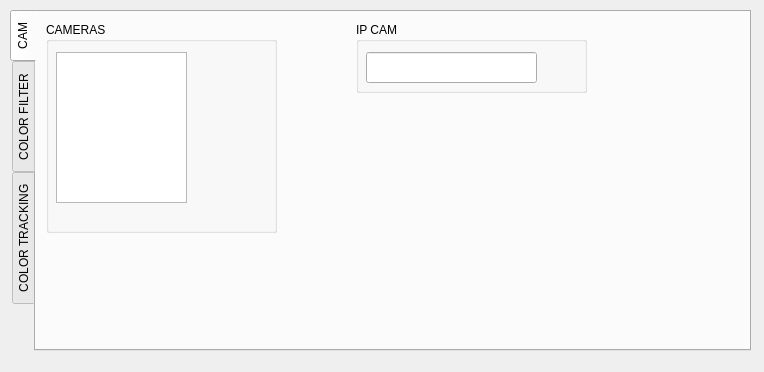
<?xml version="1.0" encoding="UTF-8"?>
<ui version="4.0">
 <class>MainWindow</class>
 <widget class="QMainWindow" name="MainWindow">
  <property name="windowModality">
   <enum>Qt::ApplicationModal</enum>
  </property>
  <property name="geometry">
   <rect>
    <x>0</x>
    <y>0</y>
    <width>764</width>
    <height>372</height>
   </rect>
  </property>
  <property name="sizePolicy">
   <sizepolicy hsizetype="Preferred" vsizetype="Preferred">
    <horstretch>0</horstretch>
    <verstretch>0</verstretch>
   </sizepolicy>
  </property>
  <property name="minimumSize">
   <size>
    <width>764</width>
    <height>372</height>
   </size>
  </property>
  <property name="maximumSize">
   <size>
    <width>764</width>
    <height>372</height>
   </size>
  </property>
  <property name="cursor">
   <cursorShape>ArrowCursor</cursorShape>
  </property>
  <property name="windowTitle">
   <string>ASMR Tracking</string>
  </property>
  <property name="dockOptions">
   <set>QMainWindow::AllowTabbedDocks|QMainWindow::AnimatedDocks</set>
  </property>
  <widget class="QWidget" name="centralwidget">
   <property name="minimumSize">
    <size>
     <width>764</width>
     <height>372</height>
    </size>
   </property>
   <property name="styleSheet">
    <string notr="true">font: 10pt &quot;Rockwell&quot;;</string>
   </property>
   <widget class="QTabWidget" name="tabCONTROLLER">
    <property name="enabled">
     <bool>true</bool>
    </property>
    <property name="geometry">
     <rect>
      <x>10</x>
      <y>10</y>
      <width>741</width>
      <height>341</height>
     </rect>
    </property>
    <property name="styleSheet">
     <string notr="true">font: 8pt &quot;Rockwell&quot;;</string>
    </property>
    <property name="tabPosition">
     <enum>QTabWidget::West</enum>
    </property>
    <property name="tabShape">
     <enum>QTabWidget::Rounded</enum>
    </property>
    <property name="currentIndex">
     <number>0</number>
    </property>
    <property name="elideMode">
     <enum>Qt::ElideNone</enum>
    </property>
    <property name="tabsClosable">
     <bool>false</bool>
    </property>
    <widget class="QWidget" name="tabCAMS">
     <attribute name="icon">
      <iconset resource="icons.qrc">
       <normaloff>:/tabs/webcam</normaloff>:/tabs/webcam</iconset>
     </attribute>
     <attribute name="title">
      <string>CAM</string>
     </attribute>
     <widget class="QGroupBox" name="gbCAMERAS">
      <property name="geometry">
       <rect>
        <x>10</x>
        <y>10</y>
        <width>231</width>
        <height>211</height>
       </rect>
      </property>
      <property name="title">
       <string>CAMERAS</string>
      </property>
      <widget class="QListWidget" name="listCAMERAS">
       <property name="geometry">
        <rect>
         <x>10</x>
         <y>30</y>
         <width>131</width>
         <height>151</height>
        </rect>
       </property>
      </widget>
      <widget class="QPushButton" name="btnCAMremove">
       <property name="geometry">
        <rect>
         <x>170</x>
         <y>150</y>
         <width>51</width>
         <height>51</height>
        </rect>
       </property>
       <property name="text">
        <string/>
       </property>
       <property name="icon">
        <iconset resource="icons.qrc">
         <normaloff>:/remove/bin</normaloff>:/remove/bin</iconset>
       </property>
       <property name="iconSize">
        <size>
         <width>50</width>
         <height>50</height>
        </size>
       </property>
       <property name="flat">
        <bool>true</bool>
       </property>
      </widget>
      <widget class="QPushButton" name="btnCAMpreview">
       <property name="enabled">
        <bool>false</bool>
       </property>
       <property name="geometry">
        <rect>
         <x>170</x>
         <y>90</y>
         <width>51</width>
         <height>51</height>
        </rect>
       </property>
       <property name="text">
        <string/>
       </property>
       <property name="icon">
        <iconset resource="icons.qrc">
         <normaloff>:/preview/PreviewON</normaloff>
         <normalon>:/preview/PreviewOFF</normalon>
         <disabledoff>:/preview/PreviewON</disabledoff>
         <disabledon>:/preview/PreviewOFF</disabledon>
         <activeoff>:/preview/PreviewON</activeoff>
         <activeon>:/preview/PreviewOFF</activeon>
         <selectedoff>:/preview/PreviewON</selectedoff>
         <selectedon>:/preview/PreviewOFF</selectedon>:/preview/PreviewON</iconset>
       </property>
       <property name="iconSize">
        <size>
         <width>50</width>
         <height>50</height>
        </size>
       </property>
       <property name="flat">
        <bool>true</bool>
       </property>
      </widget>
      <widget class="QPushButton" name="btnCAMfind">
       <property name="geometry">
        <rect>
         <x>170</x>
         <y>30</y>
         <width>51</width>
         <height>51</height>
        </rect>
       </property>
       <property name="layoutDirection">
        <enum>Qt::LeftToRight</enum>
       </property>
       <property name="text">
        <string notr="true"/>
       </property>
       <property name="icon">
        <iconset resource="icons.qrc">
         <normaloff>:/others/search</normaloff>:/others/search</iconset>
       </property>
       <property name="iconSize">
        <size>
         <width>50</width>
         <height>50</height>
        </size>
       </property>
       <property name="checkable">
        <bool>false</bool>
       </property>
       <property name="default">
        <bool>false</bool>
       </property>
       <property name="flat">
        <bool>true</bool>
       </property>
      </widget>
     </widget>
     <widget class="QGroupBox" name="gbIPCAM">
      <property name="geometry">
       <rect>
        <x>320</x>
        <y>10</y>
        <width>231</width>
        <height>71</height>
       </rect>
      </property>
      <property name="title">
       <string>IP CAM</string>
      </property>
      <widget class="QLineEdit" name="txtIPCAMinput">
       <property name="geometry">
        <rect>
         <x>10</x>
         <y>30</y>
         <width>171</width>
         <height>31</height>
        </rect>
       </property>
      </widget>
      <widget class="QPushButton" name="btnCAMadd">
       <property name="geometry">
        <rect>
         <x>190</x>
         <y>30</y>
         <width>31</width>
         <height>31</height>
        </rect>
       </property>
       <property name="text">
        <string/>
       </property>
       <property name="icon">
        <iconset resource="icons.qrc">
         <normaloff>:/add/add</normaloff>:/add/add</iconset>
       </property>
       <property name="iconSize">
        <size>
         <width>30</width>
         <height>30</height>
        </size>
       </property>
       <property name="flat">
        <bool>true</bool>
       </property>
      </widget>
     </widget>
    </widget>
    <widget class="QWidget" name="tabHSV">
     <attribute name="icon">
      <iconset resource="icons.qrc">
       <normaloff>:/tabs/filter</normaloff>:/tabs/filter</iconset>
     </attribute>
     <attribute name="title">
      <string>COLOR FILTER</string>
     </attribute>
     <widget class="QGroupBox" name="gbHSVfilter">
      <property name="geometry">
       <rect>
        <x>10</x>
        <y>10</y>
        <width>501</width>
        <height>131</height>
       </rect>
      </property>
      <property name="styleSheet">
       <string notr="true">font: 10pt &quot;Rockwell&quot;;</string>
      </property>
      <property name="title">
       <string>HSV FILTER</string>
      </property>
      <widget class="QFrame" name="frameHSV">
       <property name="geometry">
        <rect>
         <x>0</x>
         <y>30</y>
         <width>491</width>
         <height>91</height>
        </rect>
       </property>
       <property name="frameShape">
        <enum>QFrame::Box</enum>
       </property>
       <property name="frameShadow">
        <enum>QFrame::Sunken</enum>
       </property>
       <widget class="QWidget" name="verticalLayoutWidget">
        <property name="geometry">
         <rect>
          <x>110</x>
          <y>0</y>
          <width>131</width>
          <height>91</height>
         </rect>
        </property>
        <layout class="QVBoxLayout" name="layoutSliderMin">
         <item>
          <widget class="QSlider" name="sliderHUEmin">
           <property name="maximum">
            <number>179</number>
           </property>
           <property name="orientation">
            <enum>Qt::Horizontal</enum>
           </property>
          </widget>
         </item>
         <item>
          <widget class="QSlider" name="sliderSATmin">
           <property name="maximum">
            <number>255</number>
           </property>
           <property name="orientation">
            <enum>Qt::Horizontal</enum>
           </property>
          </widget>
         </item>
         <item>
          <widget class="QSlider" name="sliderVALmin">
           <property name="maximum">
            <number>255</number>
           </property>
           <property name="orientation">
            <enum>Qt::Horizontal</enum>
           </property>
          </widget>
         </item>
        </layout>
       </widget>
       <widget class="QWidget" name="verticalLayoutWidget_2">
        <property name="geometry">
         <rect>
          <x>350</x>
          <y>0</y>
          <width>131</width>
          <height>91</height>
         </rect>
        </property>
        <layout class="QVBoxLayout" name="LayoutSliderMax">
         <item>
          <widget class="QSlider" name="sliderHUEmax">
           <property name="maximum">
            <number>179</number>
           </property>
           <property name="singleStep">
            <number>1</number>
           </property>
           <property name="value">
            <number>179</number>
           </property>
           <property name="orientation">
            <enum>Qt::Horizontal</enum>
           </property>
          </widget>
         </item>
         <item>
          <widget class="QSlider" name="sliderSATmax">
           <property name="maximum">
            <number>255</number>
           </property>
           <property name="value">
            <number>255</number>
           </property>
           <property name="orientation">
            <enum>Qt::Horizontal</enum>
           </property>
          </widget>
         </item>
         <item>
          <widget class="QSlider" name="sliderVALmax">
           <property name="maximum">
            <number>255</number>
           </property>
           <property name="value">
            <number>255</number>
           </property>
           <property name="orientation">
            <enum>Qt::Horizontal</enum>
           </property>
          </widget>
         </item>
        </layout>
       </widget>
       <widget class="QWidget" name="verticalLayoutWidget_3">
        <property name="geometry">
         <rect>
          <x>10</x>
          <y>0</y>
          <width>91</width>
          <height>91</height>
         </rect>
        </property>
        <layout class="QVBoxLayout" name="layoutLBLmin">
         <item>
          <widget class="QLabel" name="lblHUEmin">
           <property name="styleSheet">
            <string notr="true">font: 10pt &quot;Rockwell&quot;;</string>
           </property>
           <property name="text">
            <string>HUE  MIN: 0</string>
           </property>
          </widget>
         </item>
         <item>
          <widget class="QLabel" name="lblSATmin">
           <property name="styleSheet">
            <string notr="true">font: 10pt &quot;Rockwell&quot;;</string>
           </property>
           <property name="text">
            <string>SAT  MIN: 0</string>
           </property>
          </widget>
         </item>
         <item>
          <widget class="QLabel" name="lblVALmin">
           <property name="styleSheet">
            <string notr="true">font: 10pt &quot;Rockwell&quot;;</string>
           </property>
           <property name="text">
            <string>VAL  MIN: 0</string>
           </property>
          </widget>
         </item>
        </layout>
       </widget>
       <widget class="QWidget" name="verticalLayoutWidget_4">
        <property name="geometry">
         <rect>
          <x>260</x>
          <y>0</y>
          <width>80</width>
          <height>91</height>
         </rect>
        </property>
        <layout class="QVBoxLayout" name="layoutLBLmax">
         <item>
          <widget class="QLabel" name="lblHUEmax">
           <property name="styleSheet">
            <string notr="true">font: 10pt &quot;Rockwell&quot;;</string>
           </property>
           <property name="text">
            <string>MAX: 179</string>
           </property>
          </widget>
         </item>
         <item>
          <widget class="QLabel" name="lblSATmax">
           <property name="styleSheet">
            <string notr="true">font: 10pt &quot;Rockwell&quot;;</string>
           </property>
           <property name="text">
            <string>MAX: 255</string>
           </property>
          </widget>
         </item>
         <item>
          <widget class="QLabel" name="lblVALmax">
           <property name="styleSheet">
            <string notr="true">font: 10pt &quot;Rockwell&quot;;</string>
           </property>
           <property name="text">
            <string>MAX: 255</string>
           </property>
          </widget>
         </item>
        </layout>
       </widget>
      </widget>
     </widget>
     <widget class="QGroupBox" name="gbCOLORselec">
      <property name="geometry">
       <rect>
        <x>10</x>
        <y>150</y>
        <width>121</width>
        <height>141</height>
       </rect>
      </property>
      <property name="styleSheet">
       <string notr="true">font: 10pt &quot;Rockwell&quot;;</string>
      </property>
      <property name="title">
       <string>SELECT COLOR</string>
      </property>
      <widget class="QPushButton" name="btnCOLOURpicker">
       <property name="geometry">
        <rect>
         <x>30</x>
         <y>100</y>
         <width>61</width>
         <height>31</height>
        </rect>
       </property>
       <property name="text">
        <string/>
       </property>
       <property name="icon">
        <iconset resource="icons.qrc">
         <normaloff>:/others/colorPICKER</normaloff>:/others/colorPICKER</iconset>
       </property>
       <property name="iconSize">
        <size>
         <width>25</width>
         <height>25</height>
        </size>
       </property>
       <property name="flat">
        <bool>true</bool>
       </property>
      </widget>
      <widget class="QFrame" name="frameRGBselector">
       <property name="geometry">
        <rect>
         <x>10</x>
         <y>30</y>
         <width>101</width>
         <height>61</height>
        </rect>
       </property>
       <property name="frameShape">
        <enum>QFrame::StyledPanel</enum>
       </property>
       <property name="frameShadow">
        <enum>QFrame::Raised</enum>
       </property>
      </widget>
     </widget>
     <widget class="QGroupBox" name="gbCOLORname">
      <property name="geometry">
       <rect>
        <x>150</x>
        <y>150</y>
        <width>141</width>
        <height>81</height>
       </rect>
      </property>
      <property name="styleSheet">
       <string notr="true">font: 10pt &quot;Rockwell&quot;;</string>
      </property>
      <property name="title">
       <string>COLOR NAME</string>
      </property>
      <widget class="QLineEdit" name="txtNAMEcolour">
       <property name="geometry">
        <rect>
         <x>10</x>
         <y>30</y>
         <width>121</width>
         <height>41</height>
        </rect>
       </property>
       <property name="font">
        <font>
         <family>Rockwell</family>
         <pointsize>10</pointsize>
         <weight>50</weight>
         <italic>false</italic>
         <bold>false</bold>
        </font>
       </property>
      </widget>
     </widget>
     <widget class="QGroupBox" name="gbCOLORlist">
      <property name="geometry">
       <rect>
        <x>520</x>
        <y>10</y>
        <width>181</width>
        <height>271</height>
       </rect>
      </property>
      <property name="styleSheet">
       <string notr="true">font: 10pt &quot;Rockwell&quot;;</string>
      </property>
      <property name="title">
       <string>COLOR LIST</string>
      </property>
      <widget class="QPushButton" name="btnRmColour">
       <property name="geometry">
        <rect>
         <x>130</x>
         <y>210</y>
         <width>41</width>
         <height>41</height>
        </rect>
       </property>
       <property name="text">
        <string/>
       </property>
       <property name="icon">
        <iconset resource="icons.qrc">
         <normaloff>:/remove/remove</normaloff>:/remove/remove</iconset>
       </property>
       <property name="iconSize">
        <size>
         <width>30</width>
         <height>30</height>
        </size>
       </property>
       <property name="flat">
        <bool>true</bool>
       </property>
      </widget>
      <widget class="QPushButton" name="btnEditColour">
       <property name="enabled">
        <bool>false</bool>
       </property>
       <property name="geometry">
        <rect>
         <x>70</x>
         <y>210</y>
         <width>41</width>
         <height>41</height>
        </rect>
       </property>
       <property name="text">
        <string/>
       </property>
       <property name="icon">
        <iconset resource="icons.qrc">
         <normaloff>:/edit/editON</normaloff>:/edit/editON</iconset>
       </property>
       <property name="iconSize">
        <size>
         <width>30</width>
         <height>30</height>
        </size>
       </property>
       <property name="flat">
        <bool>true</bool>
       </property>
      </widget>
      <widget class="QListWidget" name="listCOLOUR">
       <property name="geometry">
        <rect>
         <x>10</x>
         <y>30</y>
         <width>161</width>
         <height>171</height>
        </rect>
       </property>
      </widget>
      <widget class="QPushButton" name="btnAddColour">
       <property name="geometry">
        <rect>
         <x>10</x>
         <y>210</y>
         <width>41</width>
         <height>41</height>
        </rect>
       </property>
       <property name="text">
        <string/>
       </property>
       <property name="icon">
        <iconset resource="icons.qrc">
         <normaloff>:/add/add</normaloff>:/add/add</iconset>
       </property>
       <property name="iconSize">
        <size>
         <width>30</width>
         <height>30</height>
        </size>
       </property>
       <property name="flat">
        <bool>true</bool>
       </property>
      </widget>
     </widget>
     <widget class="QGroupBox" name="gbActions">
      <property name="geometry">
       <rect>
        <x>310</x>
        <y>150</y>
        <width>161</width>
        <height>91</height>
       </rect>
      </property>
      <property name="styleSheet">
       <string notr="true">font: 10pt &quot;Rockwell&quot;;</string>
      </property>
      <property name="title">
       <string>ACTIONS</string>
      </property>
      <widget class="QPushButton" name="btnHSVpreview">
       <property name="enabled">
        <bool>false</bool>
       </property>
       <property name="geometry">
        <rect>
         <x>10</x>
         <y>30</y>
         <width>141</width>
         <height>51</height>
        </rect>
       </property>
       <property name="font">
        <font>
         <family>Rockwell Extra Bold</family>
         <pointsize>11</pointsize>
         <weight>10</weight>
         <italic>false</italic>
         <bold>false</bold>
        </font>
       </property>
       <property name="styleSheet">
        <string notr="true">background-color: rgb(255, 0, 0);
font: 81 11pt &quot;Rockwell Extra Bold&quot;;
color: rgb(255, 255, 255);</string>
       </property>
       <property name="text">
        <string>Preview OFF</string>
       </property>
       <property name="autoRepeat">
        <bool>false</bool>
       </property>
       <property name="autoExclusive">
        <bool>false</bool>
       </property>
       <property name="flat">
        <bool>false</bool>
       </property>
      </widget>
     </widget>
    </widget>
    <widget class="QWidget" name="tabTRACKING">
     <property name="enabled">
      <bool>true</bool>
     </property>
     <attribute name="icon">
      <iconset resource="icons.qrc">
       <normaloff>:/tabs/tracking</normaloff>:/tabs/tracking</iconset>
     </attribute>
     <attribute name="title">
      <string>COLOR TRACKING</string>
     </attribute>
     <widget class="QGroupBox" name="gbTRACKINGpreview">
      <property name="enabled">
       <bool>true</bool>
      </property>
      <property name="geometry">
       <rect>
        <x>20</x>
        <y>20</y>
        <width>291</width>
        <height>81</height>
       </rect>
      </property>
      <property name="title">
       <string>PREVIEW</string>
      </property>
      <widget class="QPushButton" name="btnTRACKING">
       <property name="enabled">
        <bool>false</bool>
       </property>
       <property name="geometry">
        <rect>
         <x>10</x>
         <y>30</y>
         <width>121</width>
         <height>41</height>
        </rect>
       </property>
       <property name="sizePolicy">
        <sizepolicy hsizetype="Preferred" vsizetype="Preferred">
         <horstretch>0</horstretch>
         <verstretch>0</verstretch>
        </sizepolicy>
       </property>
       <property name="font">
        <font>
         <family>Rockwell</family>
         <pointsize>8</pointsize>
         <weight>50</weight>
         <italic>false</italic>
         <bold>false</bold>
         <strikeout>false</strikeout>
         <kerning>true</kerning>
        </font>
       </property>
       <property name="text">
        <string>TRACKING
WITH CAM</string>
       </property>
       <property name="checkable">
        <bool>false</bool>
       </property>
       <property name="autoRepeat">
        <bool>false</bool>
       </property>
       <property name="autoExclusive">
        <bool>false</bool>
       </property>
       <property name="flat">
        <bool>false</bool>
       </property>
      </widget>
      <widget class="QPushButton" name="btnCAMchroma">
       <property name="enabled">
        <bool>false</bool>
       </property>
       <property name="geometry">
        <rect>
         <x>160</x>
         <y>30</y>
         <width>121</width>
         <height>41</height>
        </rect>
       </property>
       <property name="sizePolicy">
        <sizepolicy hsizetype="Minimum" vsizetype="Expanding">
         <horstretch>0</horstretch>
         <verstretch>0</verstretch>
        </sizepolicy>
       </property>
       <property name="font">
        <font>
         <family>Rockwell</family>
         <pointsize>8</pointsize>
         <weight>50</weight>
         <italic>false</italic>
         <bold>false</bold>
         <strikeout>false</strikeout>
         <kerning>true</kerning>
        </font>
       </property>
       <property name="text">
        <string>TRACKING CHROMA</string>
       </property>
       <property name="checkable">
        <bool>false</bool>
       </property>
       <property name="autoRepeat">
        <bool>false</bool>
       </property>
       <property name="autoExclusive">
        <bool>false</bool>
       </property>
       <property name="flat">
        <bool>false</bool>
       </property>
      </widget>
     </widget>
    </widget>
   </widget>
  </widget>
 </widget>
 <resources>
  <include location="icons.qrc"/>
 </resources>
 <connections/>
</ui>
